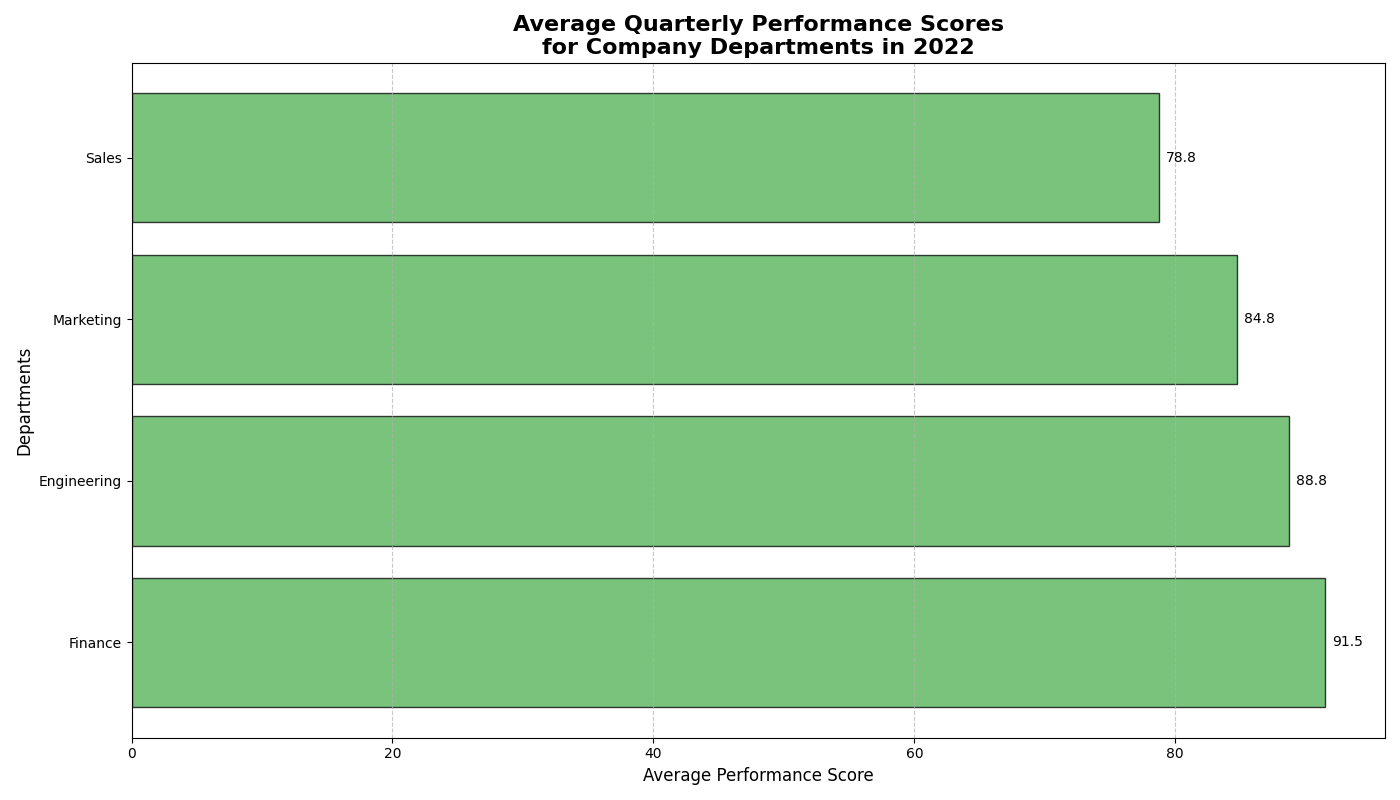

Recreate this plot in Python.
import matplotlib.pyplot as plt
import numpy as np

departments = ['Engineering', 'Marketing', 'Sales', 'Finance']

performance_scores = {
    'Engineering': [88, 92, 85, 90],
    'Marketing': [82, 85, 88, 84],
    'Sales': [77, 79, 81, 78],
    'Finance': [90, 93, 91, 92]
}

data = [np.array(performance_scores[department]) for department in departments]
average_scores = [np.mean(scores) for scores in data]

# Sort departments based on average performance scores in descending order
sorted_indices = np.argsort(average_scores)[::-1]
sorted_departments = [departments[i] for i in sorted_indices]
sorted_average_scores = [average_scores[i] for i in sorted_indices]

fig, ax = plt.subplots(figsize=(14, 8))
bars = ax.barh(sorted_departments, sorted_average_scores, color='#4CAF50', alpha=0.75, edgecolor='black')

ax.set_title('Average Quarterly Performance Scores\nfor Company Departments in 2022', fontsize=16, fontweight='bold')
ax.set_xlabel('Average Performance Score', fontsize=12)
ax.set_ylabel('Departments', fontsize=12)

for bar, avg in zip(bars, sorted_average_scores):
    plt.text(bar.get_width() + 0.5, bar.get_y() + bar.get_height() / 2, f'{avg:.1f}', va='center', fontsize=10, color='black')

ax.grid(axis='x', linestyle='--', alpha=0.7)

plt.tight_layout()
plt.show()
